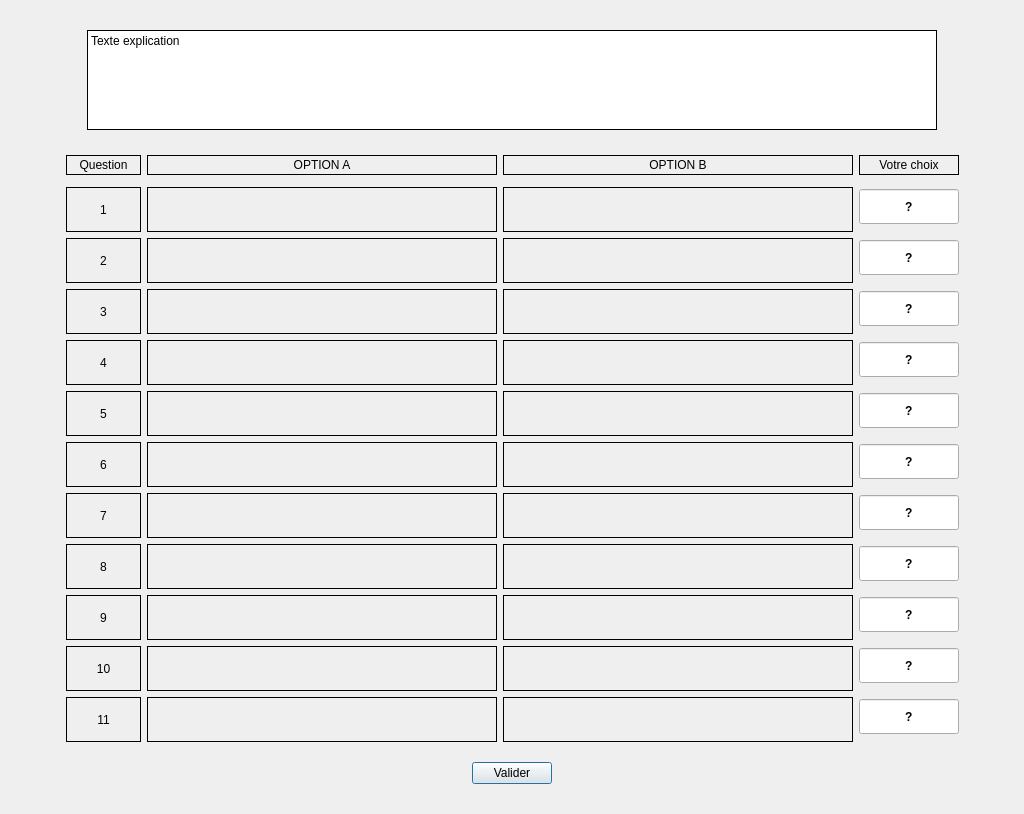
<?xml version="1.0" encoding="UTF-8"?>
<ui version="4.0">
 <class>Dialog</class>
 <widget class="QDialog" name="Dialog">
  <property name="geometry">
   <rect>
    <x>0</x>
    <y>0</y>
    <width>1024</width>
    <height>814</height>
   </rect>
  </property>
  <property name="windowTitle">
   <string>Dialog</string>
  </property>
  <layout class="QGridLayout" name="gridLayout">
   <item row="3" column="0">
    <layout class="QVBoxLayout" name="verticalLayout_3">
     <item>
      <layout class="QHBoxLayout" name="horizontalLayout_73">
       <item>
        <spacer name="horizontalSpacer_61">
         <property name="orientation">
          <enum>Qt::Horizontal</enum>
         </property>
         <property name="sizeHint" stdset="0">
          <size>
           <width>40</width>
           <height>20</height>
          </size>
         </property>
        </spacer>
       </item>
       <item>
        <widget class="QLabel" name="label_91">
         <property name="minimumSize">
          <size>
           <width>75</width>
           <height>17</height>
          </size>
         </property>
         <property name="maximumSize">
          <size>
           <width>75</width>
           <height>16777215</height>
          </size>
         </property>
         <property name="frameShape">
          <enum>QFrame::Box</enum>
         </property>
         <property name="text">
          <string>Question</string>
         </property>
         <property name="alignment">
          <set>Qt::AlignCenter</set>
         </property>
        </widget>
       </item>
       <item>
        <widget class="QLabel" name="label_92">
         <property name="minimumSize">
          <size>
           <width>350</width>
           <height>17</height>
          </size>
         </property>
         <property name="maximumSize">
          <size>
           <width>350</width>
           <height>16777215</height>
          </size>
         </property>
         <property name="layoutDirection">
          <enum>Qt::LeftToRight</enum>
         </property>
         <property name="frameShape">
          <enum>QFrame::Box</enum>
         </property>
         <property name="text">
          <string>OPTION A</string>
         </property>
         <property name="alignment">
          <set>Qt::AlignCenter</set>
         </property>
        </widget>
       </item>
       <item>
        <widget class="QLabel" name="label_93">
         <property name="minimumSize">
          <size>
           <width>350</width>
           <height>17</height>
          </size>
         </property>
         <property name="maximumSize">
          <size>
           <width>350</width>
           <height>16777215</height>
          </size>
         </property>
         <property name="frameShape">
          <enum>QFrame::Box</enum>
         </property>
         <property name="text">
          <string>OPTION B</string>
         </property>
         <property name="alignment">
          <set>Qt::AlignCenter</set>
         </property>
        </widget>
       </item>
       <item>
        <widget class="QLabel" name="label_94">
         <property name="minimumSize">
          <size>
           <width>100</width>
           <height>17</height>
          </size>
         </property>
         <property name="maximumSize">
          <size>
           <width>100</width>
           <height>29</height>
          </size>
         </property>
         <property name="frameShape">
          <enum>QFrame::Box</enum>
         </property>
         <property name="text">
          <string>Votre choix</string>
         </property>
         <property name="scaledContents">
          <bool>false</bool>
         </property>
         <property name="alignment">
          <set>Qt::AlignCenter</set>
         </property>
        </widget>
       </item>
       <item>
        <spacer name="horizontalSpacer_64">
         <property name="orientation">
          <enum>Qt::Horizontal</enum>
         </property>
         <property name="sizeHint" stdset="0">
          <size>
           <width>40</width>
           <height>20</height>
          </size>
         </property>
        </spacer>
       </item>
      </layout>
     </item>
     <item>
      <layout class="QHBoxLayout" name="horizontalLayout_74">
       <item>
        <spacer name="horizontalSpacer_24">
         <property name="orientation">
          <enum>Qt::Horizontal</enum>
         </property>
         <property name="sizeHint" stdset="0">
          <size>
           <width>40</width>
           <height>20</height>
          </size>
         </property>
        </spacer>
       </item>
       <item>
        <widget class="QLabel" name="label_95">
         <property name="minimumSize">
          <size>
           <width>75</width>
           <height>45</height>
          </size>
         </property>
         <property name="maximumSize">
          <size>
           <width>75</width>
           <height>32</height>
          </size>
         </property>
         <property name="frameShape">
          <enum>QFrame::Box</enum>
         </property>
         <property name="text">
          <string>1</string>
         </property>
         <property name="alignment">
          <set>Qt::AlignCenter</set>
         </property>
        </widget>
       </item>
       <item>
        <widget class="QLabel" name="HL_Q1OA">
         <property name="minimumSize">
          <size>
           <width>350</width>
           <height>45</height>
          </size>
         </property>
         <property name="maximumSize">
          <size>
           <width>350</width>
           <height>32</height>
          </size>
         </property>
         <property name="frameShape">
          <enum>QFrame::Box</enum>
         </property>
         <property name="text">
          <string/>
         </property>
        </widget>
       </item>
       <item>
        <widget class="QLabel" name="HL_Q1OB">
         <property name="minimumSize">
          <size>
           <width>350</width>
           <height>45</height>
          </size>
         </property>
         <property name="maximumSize">
          <size>
           <width>350</width>
           <height>32</height>
          </size>
         </property>
         <property name="frameShape">
          <enum>QFrame::Box</enum>
         </property>
         <property name="text">
          <string/>
         </property>
        </widget>
       </item>
       <item>
        <widget class="QLineEdit" name="HL_R1">
         <property name="minimumSize">
          <size>
           <width>100</width>
           <height>35</height>
          </size>
         </property>
         <property name="maximumSize">
          <size>
           <width>100</width>
           <height>29</height>
          </size>
         </property>
         <property name="font">
          <font>
           <weight>75</weight>
           <bold>true</bold>
          </font>
         </property>
         <property name="text">
          <string>?</string>
         </property>
         <property name="maxLength">
          <number>1</number>
         </property>
         <property name="alignment">
          <set>Qt::AlignCenter</set>
         </property>
        </widget>
       </item>
       <item>
        <spacer name="horizontalSpacer_62">
         <property name="orientation">
          <enum>Qt::Horizontal</enum>
         </property>
         <property name="sizeHint" stdset="0">
          <size>
           <width>40</width>
           <height>20</height>
          </size>
         </property>
        </spacer>
       </item>
      </layout>
     </item>
     <item>
      <layout class="QHBoxLayout" name="horizontalLayout_75">
       <item>
        <spacer name="horizontalSpacer_25">
         <property name="orientation">
          <enum>Qt::Horizontal</enum>
         </property>
         <property name="sizeHint" stdset="0">
          <size>
           <width>40</width>
           <height>20</height>
          </size>
         </property>
        </spacer>
       </item>
       <item>
        <widget class="QLabel" name="label_96">
         <property name="minimumSize">
          <size>
           <width>75</width>
           <height>45</height>
          </size>
         </property>
         <property name="maximumSize">
          <size>
           <width>75</width>
           <height>32</height>
          </size>
         </property>
         <property name="frameShape">
          <enum>QFrame::Box</enum>
         </property>
         <property name="text">
          <string>2</string>
         </property>
         <property name="alignment">
          <set>Qt::AlignCenter</set>
         </property>
        </widget>
       </item>
       <item>
        <widget class="QLabel" name="HL_Q2OA">
         <property name="minimumSize">
          <size>
           <width>350</width>
           <height>45</height>
          </size>
         </property>
         <property name="maximumSize">
          <size>
           <width>350</width>
           <height>32</height>
          </size>
         </property>
         <property name="frameShape">
          <enum>QFrame::Box</enum>
         </property>
         <property name="text">
          <string/>
         </property>
        </widget>
       </item>
       <item>
        <widget class="QLabel" name="HL_Q2OB">
         <property name="minimumSize">
          <size>
           <width>350</width>
           <height>45</height>
          </size>
         </property>
         <property name="maximumSize">
          <size>
           <width>350</width>
           <height>32</height>
          </size>
         </property>
         <property name="frameShape">
          <enum>QFrame::Box</enum>
         </property>
         <property name="text">
          <string/>
         </property>
        </widget>
       </item>
       <item>
        <widget class="QLineEdit" name="HL_R2">
         <property name="minimumSize">
          <size>
           <width>100</width>
           <height>35</height>
          </size>
         </property>
         <property name="maximumSize">
          <size>
           <width>100</width>
           <height>29</height>
          </size>
         </property>
         <property name="font">
          <font>
           <weight>75</weight>
           <bold>true</bold>
          </font>
         </property>
         <property name="text">
          <string>?</string>
         </property>
         <property name="maxLength">
          <number>1</number>
         </property>
         <property name="alignment">
          <set>Qt::AlignCenter</set>
         </property>
        </widget>
       </item>
       <item>
        <spacer name="horizontalSpacer_65">
         <property name="orientation">
          <enum>Qt::Horizontal</enum>
         </property>
         <property name="sizeHint" stdset="0">
          <size>
           <width>40</width>
           <height>20</height>
          </size>
         </property>
        </spacer>
       </item>
      </layout>
     </item>
     <item>
      <layout class="QHBoxLayout" name="horizontalLayout_76">
       <item>
        <spacer name="horizontalSpacer_26">
         <property name="orientation">
          <enum>Qt::Horizontal</enum>
         </property>
         <property name="sizeHint" stdset="0">
          <size>
           <width>40</width>
           <height>20</height>
          </size>
         </property>
        </spacer>
       </item>
       <item>
        <widget class="QLabel" name="label_97">
         <property name="minimumSize">
          <size>
           <width>75</width>
           <height>45</height>
          </size>
         </property>
         <property name="maximumSize">
          <size>
           <width>75</width>
           <height>32</height>
          </size>
         </property>
         <property name="frameShape">
          <enum>QFrame::Box</enum>
         </property>
         <property name="text">
          <string>3</string>
         </property>
         <property name="alignment">
          <set>Qt::AlignCenter</set>
         </property>
        </widget>
       </item>
       <item>
        <widget class="QLabel" name="HL_Q3OA">
         <property name="minimumSize">
          <size>
           <width>350</width>
           <height>45</height>
          </size>
         </property>
         <property name="maximumSize">
          <size>
           <width>350</width>
           <height>32</height>
          </size>
         </property>
         <property name="frameShape">
          <enum>QFrame::Box</enum>
         </property>
         <property name="text">
          <string/>
         </property>
        </widget>
       </item>
       <item>
        <widget class="QLabel" name="HL_Q3OB">
         <property name="minimumSize">
          <size>
           <width>350</width>
           <height>45</height>
          </size>
         </property>
         <property name="maximumSize">
          <size>
           <width>350</width>
           <height>32</height>
          </size>
         </property>
         <property name="frameShape">
          <enum>QFrame::Box</enum>
         </property>
         <property name="text">
          <string/>
         </property>
        </widget>
       </item>
       <item>
        <widget class="QLineEdit" name="HL_R3">
         <property name="minimumSize">
          <size>
           <width>100</width>
           <height>35</height>
          </size>
         </property>
         <property name="maximumSize">
          <size>
           <width>100</width>
           <height>29</height>
          </size>
         </property>
         <property name="font">
          <font>
           <weight>75</weight>
           <bold>true</bold>
          </font>
         </property>
         <property name="text">
          <string>?</string>
         </property>
         <property name="maxLength">
          <number>1</number>
         </property>
         <property name="alignment">
          <set>Qt::AlignCenter</set>
         </property>
        </widget>
       </item>
       <item>
        <spacer name="horizontalSpacer_66">
         <property name="orientation">
          <enum>Qt::Horizontal</enum>
         </property>
         <property name="sizeHint" stdset="0">
          <size>
           <width>40</width>
           <height>20</height>
          </size>
         </property>
        </spacer>
       </item>
      </layout>
     </item>
     <item>
      <layout class="QHBoxLayout" name="horizontalLayout_77">
       <item>
        <spacer name="horizontalSpacer_27">
         <property name="orientation">
          <enum>Qt::Horizontal</enum>
         </property>
         <property name="sizeHint" stdset="0">
          <size>
           <width>40</width>
           <height>20</height>
          </size>
         </property>
        </spacer>
       </item>
       <item>
        <widget class="QLabel" name="label_98">
         <property name="minimumSize">
          <size>
           <width>75</width>
           <height>45</height>
          </size>
         </property>
         <property name="maximumSize">
          <size>
           <width>75</width>
           <height>32</height>
          </size>
         </property>
         <property name="frameShape">
          <enum>QFrame::Box</enum>
         </property>
         <property name="text">
          <string>4</string>
         </property>
         <property name="alignment">
          <set>Qt::AlignCenter</set>
         </property>
        </widget>
       </item>
       <item>
        <widget class="QLabel" name="HL_Q4OA">
         <property name="minimumSize">
          <size>
           <width>350</width>
           <height>45</height>
          </size>
         </property>
         <property name="maximumSize">
          <size>
           <width>350</width>
           <height>32</height>
          </size>
         </property>
         <property name="frameShape">
          <enum>QFrame::Box</enum>
         </property>
         <property name="text">
          <string/>
         </property>
        </widget>
       </item>
       <item>
        <widget class="QLabel" name="HL_Q4OB">
         <property name="minimumSize">
          <size>
           <width>350</width>
           <height>45</height>
          </size>
         </property>
         <property name="maximumSize">
          <size>
           <width>350</width>
           <height>32</height>
          </size>
         </property>
         <property name="frameShape">
          <enum>QFrame::Box</enum>
         </property>
         <property name="text">
          <string/>
         </property>
        </widget>
       </item>
       <item>
        <widget class="QLineEdit" name="HL_R4">
         <property name="minimumSize">
          <size>
           <width>100</width>
           <height>35</height>
          </size>
         </property>
         <property name="maximumSize">
          <size>
           <width>100</width>
           <height>29</height>
          </size>
         </property>
         <property name="font">
          <font>
           <weight>75</weight>
           <bold>true</bold>
          </font>
         </property>
         <property name="text">
          <string>?</string>
         </property>
         <property name="maxLength">
          <number>1</number>
         </property>
         <property name="alignment">
          <set>Qt::AlignCenter</set>
         </property>
        </widget>
       </item>
       <item>
        <spacer name="horizontalSpacer_67">
         <property name="orientation">
          <enum>Qt::Horizontal</enum>
         </property>
         <property name="sizeHint" stdset="0">
          <size>
           <width>40</width>
           <height>20</height>
          </size>
         </property>
        </spacer>
       </item>
      </layout>
     </item>
     <item>
      <layout class="QHBoxLayout" name="horizontalLayout_78">
       <item>
        <spacer name="horizontalSpacer_28">
         <property name="orientation">
          <enum>Qt::Horizontal</enum>
         </property>
         <property name="sizeHint" stdset="0">
          <size>
           <width>40</width>
           <height>20</height>
          </size>
         </property>
        </spacer>
       </item>
       <item>
        <widget class="QLabel" name="label_99">
         <property name="minimumSize">
          <size>
           <width>75</width>
           <height>45</height>
          </size>
         </property>
         <property name="maximumSize">
          <size>
           <width>75</width>
           <height>32</height>
          </size>
         </property>
         <property name="frameShape">
          <enum>QFrame::Box</enum>
         </property>
         <property name="text">
          <string>5</string>
         </property>
         <property name="alignment">
          <set>Qt::AlignCenter</set>
         </property>
        </widget>
       </item>
       <item>
        <widget class="QLabel" name="HL_Q5OA">
         <property name="minimumSize">
          <size>
           <width>350</width>
           <height>45</height>
          </size>
         </property>
         <property name="maximumSize">
          <size>
           <width>350</width>
           <height>32</height>
          </size>
         </property>
         <property name="frameShape">
          <enum>QFrame::Box</enum>
         </property>
         <property name="text">
          <string/>
         </property>
        </widget>
       </item>
       <item>
        <widget class="QLabel" name="HL_Q5OB">
         <property name="minimumSize">
          <size>
           <width>350</width>
           <height>45</height>
          </size>
         </property>
         <property name="maximumSize">
          <size>
           <width>350</width>
           <height>32</height>
          </size>
         </property>
         <property name="frameShape">
          <enum>QFrame::Box</enum>
         </property>
         <property name="text">
          <string/>
         </property>
        </widget>
       </item>
       <item>
        <widget class="QLineEdit" name="HL_R5">
         <property name="minimumSize">
          <size>
           <width>100</width>
           <height>35</height>
          </size>
         </property>
         <property name="maximumSize">
          <size>
           <width>100</width>
           <height>29</height>
          </size>
         </property>
         <property name="font">
          <font>
           <weight>75</weight>
           <bold>true</bold>
          </font>
         </property>
         <property name="text">
          <string>?</string>
         </property>
         <property name="maxLength">
          <number>1</number>
         </property>
         <property name="alignment">
          <set>Qt::AlignCenter</set>
         </property>
        </widget>
       </item>
       <item>
        <spacer name="horizontalSpacer_68">
         <property name="orientation">
          <enum>Qt::Horizontal</enum>
         </property>
         <property name="sizeHint" stdset="0">
          <size>
           <width>40</width>
           <height>20</height>
          </size>
         </property>
        </spacer>
       </item>
      </layout>
     </item>
     <item>
      <layout class="QHBoxLayout" name="horizontalLayout_79">
       <item>
        <spacer name="horizontalSpacer_29">
         <property name="orientation">
          <enum>Qt::Horizontal</enum>
         </property>
         <property name="sizeHint" stdset="0">
          <size>
           <width>40</width>
           <height>20</height>
          </size>
         </property>
        </spacer>
       </item>
       <item>
        <widget class="QLabel" name="label_100">
         <property name="minimumSize">
          <size>
           <width>75</width>
           <height>45</height>
          </size>
         </property>
         <property name="maximumSize">
          <size>
           <width>75</width>
           <height>32</height>
          </size>
         </property>
         <property name="frameShape">
          <enum>QFrame::Box</enum>
         </property>
         <property name="text">
          <string>6</string>
         </property>
         <property name="alignment">
          <set>Qt::AlignCenter</set>
         </property>
        </widget>
       </item>
       <item>
        <widget class="QLabel" name="HL_Q6OA">
         <property name="minimumSize">
          <size>
           <width>350</width>
           <height>45</height>
          </size>
         </property>
         <property name="maximumSize">
          <size>
           <width>350</width>
           <height>32</height>
          </size>
         </property>
         <property name="frameShape">
          <enum>QFrame::Box</enum>
         </property>
         <property name="text">
          <string/>
         </property>
        </widget>
       </item>
       <item>
        <widget class="QLabel" name="HL_Q6OB">
         <property name="minimumSize">
          <size>
           <width>350</width>
           <height>45</height>
          </size>
         </property>
         <property name="maximumSize">
          <size>
           <width>350</width>
           <height>32</height>
          </size>
         </property>
         <property name="frameShape">
          <enum>QFrame::Box</enum>
         </property>
         <property name="text">
          <string/>
         </property>
        </widget>
       </item>
       <item>
        <widget class="QLineEdit" name="HL_R6">
         <property name="minimumSize">
          <size>
           <width>100</width>
           <height>35</height>
          </size>
         </property>
         <property name="maximumSize">
          <size>
           <width>100</width>
           <height>29</height>
          </size>
         </property>
         <property name="font">
          <font>
           <weight>75</weight>
           <bold>true</bold>
          </font>
         </property>
         <property name="text">
          <string>?</string>
         </property>
         <property name="maxLength">
          <number>1</number>
         </property>
         <property name="alignment">
          <set>Qt::AlignCenter</set>
         </property>
        </widget>
       </item>
       <item>
        <spacer name="horizontalSpacer_69">
         <property name="orientation">
          <enum>Qt::Horizontal</enum>
         </property>
         <property name="sizeHint" stdset="0">
          <size>
           <width>40</width>
           <height>20</height>
          </size>
         </property>
        </spacer>
       </item>
      </layout>
     </item>
     <item>
      <layout class="QHBoxLayout" name="horizontalLayout_80">
       <item>
        <spacer name="horizontalSpacer_30">
         <property name="orientation">
          <enum>Qt::Horizontal</enum>
         </property>
         <property name="sizeHint" stdset="0">
          <size>
           <width>40</width>
           <height>20</height>
          </size>
         </property>
        </spacer>
       </item>
       <item>
        <widget class="QLabel" name="label_101">
         <property name="minimumSize">
          <size>
           <width>75</width>
           <height>45</height>
          </size>
         </property>
         <property name="maximumSize">
          <size>
           <width>75</width>
           <height>32</height>
          </size>
         </property>
         <property name="frameShape">
          <enum>QFrame::Box</enum>
         </property>
         <property name="text">
          <string>7</string>
         </property>
         <property name="alignment">
          <set>Qt::AlignCenter</set>
         </property>
        </widget>
       </item>
       <item>
        <widget class="QLabel" name="HL_Q7OA">
         <property name="minimumSize">
          <size>
           <width>350</width>
           <height>45</height>
          </size>
         </property>
         <property name="maximumSize">
          <size>
           <width>350</width>
           <height>32</height>
          </size>
         </property>
         <property name="frameShape">
          <enum>QFrame::Box</enum>
         </property>
         <property name="text">
          <string/>
         </property>
        </widget>
       </item>
       <item>
        <widget class="QLabel" name="HL_Q7OB">
         <property name="minimumSize">
          <size>
           <width>350</width>
           <height>45</height>
          </size>
         </property>
         <property name="maximumSize">
          <size>
           <width>350</width>
           <height>32</height>
          </size>
         </property>
         <property name="frameShape">
          <enum>QFrame::Box</enum>
         </property>
         <property name="text">
          <string/>
         </property>
        </widget>
       </item>
       <item>
        <widget class="QLineEdit" name="HL_R7">
         <property name="minimumSize">
          <size>
           <width>100</width>
           <height>35</height>
          </size>
         </property>
         <property name="maximumSize">
          <size>
           <width>100</width>
           <height>29</height>
          </size>
         </property>
         <property name="font">
          <font>
           <weight>75</weight>
           <bold>true</bold>
          </font>
         </property>
         <property name="text">
          <string>?</string>
         </property>
         <property name="maxLength">
          <number>1</number>
         </property>
         <property name="alignment">
          <set>Qt::AlignCenter</set>
         </property>
        </widget>
       </item>
       <item>
        <spacer name="horizontalSpacer_70">
         <property name="orientation">
          <enum>Qt::Horizontal</enum>
         </property>
         <property name="sizeHint" stdset="0">
          <size>
           <width>40</width>
           <height>20</height>
          </size>
         </property>
        </spacer>
       </item>
      </layout>
     </item>
     <item>
      <layout class="QHBoxLayout" name="horizontalLayout_81">
       <item>
        <spacer name="horizontalSpacer_31">
         <property name="orientation">
          <enum>Qt::Horizontal</enum>
         </property>
         <property name="sizeHint" stdset="0">
          <size>
           <width>40</width>
           <height>20</height>
          </size>
         </property>
        </spacer>
       </item>
       <item>
        <widget class="QLabel" name="label_102">
         <property name="minimumSize">
          <size>
           <width>75</width>
           <height>45</height>
          </size>
         </property>
         <property name="maximumSize">
          <size>
           <width>75</width>
           <height>32</height>
          </size>
         </property>
         <property name="frameShape">
          <enum>QFrame::Box</enum>
         </property>
         <property name="text">
          <string>8</string>
         </property>
         <property name="alignment">
          <set>Qt::AlignCenter</set>
         </property>
        </widget>
       </item>
       <item>
        <widget class="QLabel" name="HL_Q8OA">
         <property name="minimumSize">
          <size>
           <width>350</width>
           <height>45</height>
          </size>
         </property>
         <property name="maximumSize">
          <size>
           <width>350</width>
           <height>32</height>
          </size>
         </property>
         <property name="frameShape">
          <enum>QFrame::Box</enum>
         </property>
         <property name="text">
          <string/>
         </property>
        </widget>
       </item>
       <item>
        <widget class="QLabel" name="HL_Q8OB">
         <property name="minimumSize">
          <size>
           <width>350</width>
           <height>45</height>
          </size>
         </property>
         <property name="maximumSize">
          <size>
           <width>350</width>
           <height>32</height>
          </size>
         </property>
         <property name="frameShape">
          <enum>QFrame::Box</enum>
         </property>
         <property name="text">
          <string/>
         </property>
        </widget>
       </item>
       <item>
        <widget class="QLineEdit" name="HL_R8">
         <property name="minimumSize">
          <size>
           <width>100</width>
           <height>35</height>
          </size>
         </property>
         <property name="maximumSize">
          <size>
           <width>100</width>
           <height>29</height>
          </size>
         </property>
         <property name="font">
          <font>
           <weight>75</weight>
           <bold>true</bold>
          </font>
         </property>
         <property name="text">
          <string>?</string>
         </property>
         <property name="maxLength">
          <number>1</number>
         </property>
         <property name="alignment">
          <set>Qt::AlignCenter</set>
         </property>
        </widget>
       </item>
       <item>
        <spacer name="horizontalSpacer_71">
         <property name="orientation">
          <enum>Qt::Horizontal</enum>
         </property>
         <property name="sizeHint" stdset="0">
          <size>
           <width>40</width>
           <height>20</height>
          </size>
         </property>
        </spacer>
       </item>
      </layout>
     </item>
     <item>
      <layout class="QHBoxLayout" name="horizontalLayout_82">
       <item>
        <spacer name="horizontalSpacer_32">
         <property name="orientation">
          <enum>Qt::Horizontal</enum>
         </property>
         <property name="sizeHint" stdset="0">
          <size>
           <width>40</width>
           <height>20</height>
          </size>
         </property>
        </spacer>
       </item>
       <item>
        <widget class="QLabel" name="label_103">
         <property name="minimumSize">
          <size>
           <width>75</width>
           <height>45</height>
          </size>
         </property>
         <property name="maximumSize">
          <size>
           <width>75</width>
           <height>32</height>
          </size>
         </property>
         <property name="frameShape">
          <enum>QFrame::Box</enum>
         </property>
         <property name="text">
          <string>9</string>
         </property>
         <property name="alignment">
          <set>Qt::AlignCenter</set>
         </property>
        </widget>
       </item>
       <item>
        <widget class="QLabel" name="HL_Q9OA">
         <property name="minimumSize">
          <size>
           <width>350</width>
           <height>45</height>
          </size>
         </property>
         <property name="maximumSize">
          <size>
           <width>350</width>
           <height>32</height>
          </size>
         </property>
         <property name="frameShape">
          <enum>QFrame::Box</enum>
         </property>
         <property name="text">
          <string/>
         </property>
        </widget>
       </item>
       <item>
        <widget class="QLabel" name="HL_Q9OB">
         <property name="minimumSize">
          <size>
           <width>350</width>
           <height>45</height>
          </size>
         </property>
         <property name="maximumSize">
          <size>
           <width>350</width>
           <height>32</height>
          </size>
         </property>
         <property name="frameShape">
          <enum>QFrame::Box</enum>
         </property>
         <property name="text">
          <string/>
         </property>
        </widget>
       </item>
       <item>
        <widget class="QLineEdit" name="HL_R9">
         <property name="minimumSize">
          <size>
           <width>100</width>
           <height>35</height>
          </size>
         </property>
         <property name="maximumSize">
          <size>
           <width>100</width>
           <height>29</height>
          </size>
         </property>
         <property name="font">
          <font>
           <weight>75</weight>
           <bold>true</bold>
          </font>
         </property>
         <property name="text">
          <string>?</string>
         </property>
         <property name="maxLength">
          <number>1</number>
         </property>
         <property name="alignment">
          <set>Qt::AlignCenter</set>
         </property>
        </widget>
       </item>
       <item>
        <spacer name="horizontalSpacer_72">
         <property name="orientation">
          <enum>Qt::Horizontal</enum>
         </property>
         <property name="sizeHint" stdset="0">
          <size>
           <width>40</width>
           <height>20</height>
          </size>
         </property>
        </spacer>
       </item>
      </layout>
     </item>
     <item>
      <layout class="QHBoxLayout" name="horizontalLayout_83">
       <item>
        <spacer name="horizontalSpacer_12">
         <property name="orientation">
          <enum>Qt::Horizontal</enum>
         </property>
         <property name="sizeHint" stdset="0">
          <size>
           <width>40</width>
           <height>20</height>
          </size>
         </property>
        </spacer>
       </item>
       <item>
        <widget class="QLabel" name="label_104">
         <property name="minimumSize">
          <size>
           <width>75</width>
           <height>45</height>
          </size>
         </property>
         <property name="maximumSize">
          <size>
           <width>75</width>
           <height>32</height>
          </size>
         </property>
         <property name="frameShape">
          <enum>QFrame::Box</enum>
         </property>
         <property name="text">
          <string>10</string>
         </property>
         <property name="alignment">
          <set>Qt::AlignCenter</set>
         </property>
        </widget>
       </item>
       <item>
        <widget class="QLabel" name="HL_Q10OA">
         <property name="minimumSize">
          <size>
           <width>350</width>
           <height>45</height>
          </size>
         </property>
         <property name="maximumSize">
          <size>
           <width>350</width>
           <height>32</height>
          </size>
         </property>
         <property name="frameShape">
          <enum>QFrame::Box</enum>
         </property>
         <property name="text">
          <string/>
         </property>
        </widget>
       </item>
       <item>
        <widget class="QLabel" name="HL_Q10OB">
         <property name="minimumSize">
          <size>
           <width>350</width>
           <height>45</height>
          </size>
         </property>
         <property name="maximumSize">
          <size>
           <width>350</width>
           <height>32</height>
          </size>
         </property>
         <property name="frameShape">
          <enum>QFrame::Box</enum>
         </property>
         <property name="text">
          <string/>
         </property>
        </widget>
       </item>
       <item>
        <widget class="QLineEdit" name="HL_R10">
         <property name="minimumSize">
          <size>
           <width>100</width>
           <height>35</height>
          </size>
         </property>
         <property name="maximumSize">
          <size>
           <width>100</width>
           <height>29</height>
          </size>
         </property>
         <property name="font">
          <font>
           <weight>75</weight>
           <bold>true</bold>
          </font>
         </property>
         <property name="inputMethodHints">
          <set>Qt::ImhDigitsOnly</set>
         </property>
         <property name="text">
          <string>?</string>
         </property>
         <property name="maxLength">
          <number>1</number>
         </property>
         <property name="cursorPosition">
          <number>1</number>
         </property>
         <property name="alignment">
          <set>Qt::AlignCenter</set>
         </property>
        </widget>
       </item>
       <item>
        <spacer name="horizontalSpacer_14">
         <property name="orientation">
          <enum>Qt::Horizontal</enum>
         </property>
         <property name="sizeHint" stdset="0">
          <size>
           <width>40</width>
           <height>20</height>
          </size>
         </property>
        </spacer>
       </item>
      </layout>
     </item>
     <item>
      <layout class="QHBoxLayout" name="horizontalLayout_84">
       <item>
        <spacer name="horizontalSpacer_4">
         <property name="orientation">
          <enum>Qt::Horizontal</enum>
         </property>
         <property name="sizeHint" stdset="0">
          <size>
           <width>40</width>
           <height>20</height>
          </size>
         </property>
        </spacer>
       </item>
       <item>
        <widget class="QLabel" name="label_105">
         <property name="minimumSize">
          <size>
           <width>75</width>
           <height>45</height>
          </size>
         </property>
         <property name="maximumSize">
          <size>
           <width>75</width>
           <height>32</height>
          </size>
         </property>
         <property name="frameShape">
          <enum>QFrame::Box</enum>
         </property>
         <property name="text">
          <string>11</string>
         </property>
         <property name="alignment">
          <set>Qt::AlignCenter</set>
         </property>
        </widget>
       </item>
       <item>
        <widget class="QLabel" name="HL_Q11OA">
         <property name="minimumSize">
          <size>
           <width>350</width>
           <height>45</height>
          </size>
         </property>
         <property name="maximumSize">
          <size>
           <width>350</width>
           <height>32</height>
          </size>
         </property>
         <property name="frameShape">
          <enum>QFrame::Box</enum>
         </property>
         <property name="text">
          <string/>
         </property>
        </widget>
       </item>
       <item>
        <widget class="QLabel" name="HL_Q11OB">
         <property name="minimumSize">
          <size>
           <width>350</width>
           <height>45</height>
          </size>
         </property>
         <property name="maximumSize">
          <size>
           <width>350</width>
           <height>32</height>
          </size>
         </property>
         <property name="frameShape">
          <enum>QFrame::Box</enum>
         </property>
         <property name="text">
          <string/>
         </property>
        </widget>
       </item>
       <item>
        <widget class="QLineEdit" name="HL_R11">
         <property name="minimumSize">
          <size>
           <width>100</width>
           <height>35</height>
          </size>
         </property>
         <property name="maximumSize">
          <size>
           <width>100</width>
           <height>29</height>
          </size>
         </property>
         <property name="font">
          <font>
           <weight>75</weight>
           <bold>true</bold>
          </font>
         </property>
         <property name="text">
          <string>?</string>
         </property>
         <property name="maxLength">
          <number>1</number>
         </property>
         <property name="alignment">
          <set>Qt::AlignCenter</set>
         </property>
        </widget>
       </item>
       <item>
        <spacer name="horizontalSpacer_33">
         <property name="orientation">
          <enum>Qt::Horizontal</enum>
         </property>
         <property name="sizeHint" stdset="0">
          <size>
           <width>40</width>
           <height>20</height>
          </size>
         </property>
        </spacer>
       </item>
      </layout>
     </item>
    </layout>
   </item>
   <item row="6" column="0">
    <spacer name="verticalSpacer_2">
     <property name="orientation">
      <enum>Qt::Vertical</enum>
     </property>
     <property name="sizeHint" stdset="0">
      <size>
       <width>20</width>
       <height>40</height>
      </size>
     </property>
    </spacer>
   </item>
   <item row="5" column="0">
    <layout class="QHBoxLayout" name="horizontalLayout_3">
     <item>
      <spacer name="horizontalSpacer_3">
       <property name="orientation">
        <enum>Qt::Horizontal</enum>
       </property>
       <property name="sizeHint" stdset="0">
        <size>
         <width>40</width>
         <height>20</height>
        </size>
       </property>
      </spacer>
     </item>
     <item>
      <widget class="QPushButton" name="pushButton_valider">
       <property name="text">
        <string>Valider</string>
       </property>
      </widget>
     </item>
     <item>
      <spacer name="horizontalSpacer_11">
       <property name="orientation">
        <enum>Qt::Horizontal</enum>
       </property>
       <property name="sizeHint" stdset="0">
        <size>
         <width>40</width>
         <height>20</height>
        </size>
       </property>
      </spacer>
     </item>
    </layout>
   </item>
   <item row="4" column="0">
    <spacer name="verticalSpacer_3">
     <property name="orientation">
      <enum>Qt::Vertical</enum>
     </property>
     <property name="sizeHint" stdset="0">
      <size>
       <width>20</width>
       <height>40</height>
      </size>
     </property>
    </spacer>
   </item>
   <item row="0" column="0">
    <spacer name="verticalSpacer">
     <property name="orientation">
      <enum>Qt::Vertical</enum>
     </property>
     <property name="sizeHint" stdset="0">
      <size>
       <width>20</width>
       <height>40</height>
      </size>
     </property>
    </spacer>
   </item>
   <item row="1" column="0">
    <layout class="QHBoxLayout" name="horizontalLayout_4">
     <item>
      <spacer name="horizontalSpacer_34">
       <property name="orientation">
        <enum>Qt::Horizontal</enum>
       </property>
       <property name="sizeHint" stdset="0">
        <size>
         <width>40</width>
         <height>20</height>
        </size>
       </property>
      </spacer>
     </item>
     <item>
      <widget class="QLabel" name="te_consignes">
       <property name="minimumSize">
        <size>
         <width>850</width>
         <height>100</height>
        </size>
       </property>
       <property name="maximumSize">
        <size>
         <width>850</width>
         <height>100</height>
        </size>
       </property>
       <property name="styleSheet">
        <string notr="true">background-color: rgb(255, 255, 255);</string>
       </property>
       <property name="frameShape">
        <enum>QFrame::Box</enum>
       </property>
       <property name="frameShadow">
        <enum>QFrame::Plain</enum>
       </property>
       <property name="text">
        <string>Texte explication</string>
       </property>
       <property name="alignment">
        <set>Qt::AlignLeading|Qt::AlignLeft|Qt::AlignTop</set>
       </property>
       <property name="margin">
        <number>10</number>
       </property>
       <property name="indent">
        <number>-1</number>
       </property>
      </widget>
     </item>
     <item>
      <spacer name="horizontalSpacer_35">
       <property name="orientation">
        <enum>Qt::Horizontal</enum>
       </property>
       <property name="sizeHint" stdset="0">
        <size>
         <width>40</width>
         <height>20</height>
        </size>
       </property>
      </spacer>
     </item>
    </layout>
   </item>
   <item row="2" column="0">
    <spacer name="verticalSpacer_4">
     <property name="orientation">
      <enum>Qt::Vertical</enum>
     </property>
     <property name="sizeHint" stdset="0">
      <size>
       <width>20</width>
       <height>40</height>
      </size>
     </property>
    </spacer>
   </item>
  </layout>
 </widget>
 <resources/>
 <connections/>
</ui>
